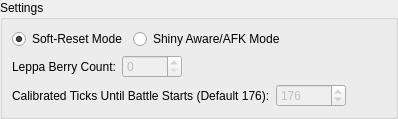
            <widget class="QWidget" name="page_18">
             <layout class="QVBoxLayout" name="verticalLayout_35">
              <property name="leftMargin">
               <number>0</number>
              </property>
              <property name="topMargin">
               <number>0</number>
              </property>
              <property name="rightMargin">
               <number>0</number>
              </property>
              <property name="bottomMargin">
               <number>0</number>
              </property>
              <item>
               <widget class="QGroupBox" name="GB_ShinyRegigigas">
                <property name="title">
                 <string>Settings</string>
                </property>
                <layout class="QVBoxLayout" name="verticalLayout_34">
                 <item>
                  <layout class="QHBoxLayout" name="horizontalLayout_11">
                   <item>
                    <widget class="QRadioButton" name="ShinyRegigigas_SR">
                     <property name="text">
                      <string>Soft-Reset Mode</string>
                     </property>
                     <property name="checked">
                      <bool>true</bool>
                     </property>
                    </widget>
                   </item>
                   <item>
                    <widget class="QRadioButton" name="ShinyRegigigas_Aware">
                     <property name="text">
                      <string>Shiny Aware/AFK Mode</string>
                     </property>
                    </widget>
                   </item>
                   <item>
                    <spacer name="horizontalSpacer_9">
                     <property name="orientation">
                      <enum>Qt::Horizontal</enum>
                     </property>
                     <property name="sizeHint" stdset="0">
                      <size>
                       <width>40</width>
                       <height>20</height>
                      </size>
                     </property>
                    </spacer>
                   </item>
                  </layout>
                 </item>
                 <item>
                  <layout class="QHBoxLayout" name="horizontalLayout_9">
                   <item>
                    <widget class="QLabel" name="label_9">
                     <property name="text">
                      <string>Leppa Berry Count:</string>
                     </property>
                    </widget>
                   </item>
                   <item>
                    <widget class="QSpinBox" name="ShinyRegigigas_Berry">
                     <property name="enabled">
                      <bool>false</bool>
                     </property>
                     <property name="minimumSize">
                      <size>
                       <width>60</width>
                       <height>0</height>
                      </size>
                     </property>
                     <property name="maximum">
                      <number>999</number>
                     </property>
                    </widget>
                   </item>
                   <item>
                    <spacer name="horizontalSpacer_7">
                     <property name="orientation">
                      <enum>Qt::Horizontal</enum>
                     </property>
                     <property name="sizeHint" stdset="0">
                      <size>
                       <width>40</width>
                       <height>20</height>
                      </size>
                     </property>
                    </spacer>
                   </item>
                  </layout>
                 </item>
                 <item>
                  <layout class="QHBoxLayout" name="horizontalLayout_49">
                   <item>
                    <widget class="QLabel" name="label_34">
                     <property name="text">
                      <string>Calibrated Ticks Until Battle Starts (Default 176):</string>
                     </property>
                    </widget>
                   </item>
                   <item>
                    <widget class="QSpinBox" name="ShinyRegigigas_Time">
                     <property name="enabled">
                      <bool>false</bool>
                     </property>
                     <property name="minimumSize">
                      <size>
                       <width>70</width>
                       <height>0</height>
                      </size>
                     </property>
                     <property name="minimum">
                      <number>50</number>
                     </property>
                     <property name="maximum">
                      <number>300</number>
                     </property>
                     <property name="value">
                      <number>176</number>
                     </property>
                    </widget>
                   </item>
                   <item>
                    <spacer name="horizontalSpacer_45">
                     <property name="orientation">
                      <enum>Qt::Horizontal</enum>
                     </property>
                     <property name="sizeHint" stdset="0">
                      <size>
                       <width>40</width>
                       <height>20</height>
                      </size>
                     </property>
                    </spacer>
                   </item>
                  </layout>
                 </item>
                </layout>
               </widget>
              </item>
             </layout>
            </widget>
